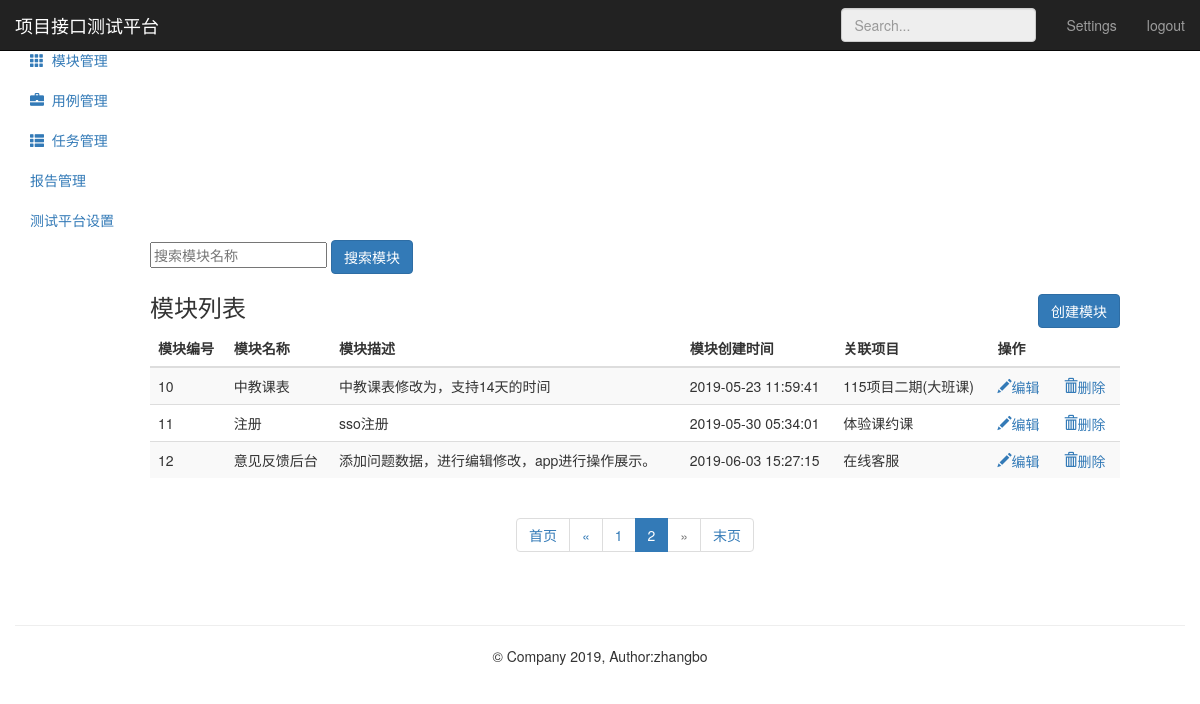
The app's page /module/?page=2 (signed in), older data.
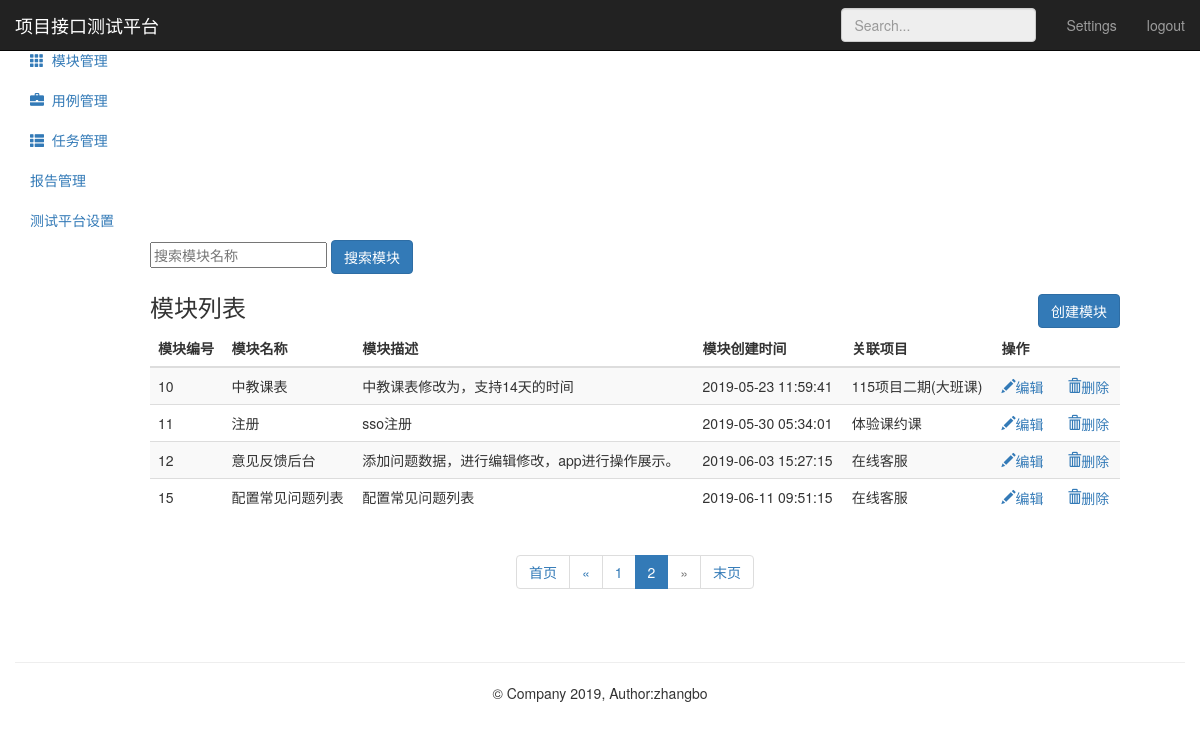
The same page, newer data.
### module_app/models.py (models this page shows, shortened)
class Module(models.Model):
      project = models.ForeignKey(Project,on_delete=models.CASCADE)
      name = models.CharField("名称",max_length=50,null=False)
      describe = models.TextField("描述",default="",max_length=50)
      create_time = models.DateTimeField(auto_now_add=True)

### project_app/models.py (models this page shows)
class Project(models.Model):
      name = models.CharField("名称",max_length=50,null=False)
      describe = models.TextField("描述",default="",max_length=50)
      status = models.BooleanField("状态",default=1)
      update_time = models.DateTimeField(auto_now=True)
      create_time = models.DateTimeField(auto_now_add=True)
      def __str__(self):
            return self.name

### module_app/views.py (the view)
# urls.py: path('' ,views.moduel_manage),
@login_required
def moduel_manage(request):
    module_all = Module.objects.all()
    paginator = Paginator(module_all,5)
    paginator_num_pages = paginator.num_pages
    print ("共分：",str(paginator_num_pages)+"页")
    paginator_num_pages_array_ = paginator.page_range
    print ("数组形式表示：",paginator_num_pages_array_)
    page1 = paginator.page(1)
    print ("第一页：",page1)
    page_num = page1.number
    print ("第一页：",page_num)
    page = request.GET.get('page','')
    print ("urlpage传参：",page)
    try:
        contacts = paginator.page(page)
        print ("contacts---------->1",contacts)
    except PageNotAnInteger:
        contacts = paginator.page(1)
        print ("contacts---------->2",contacts)
    except EmptyPage:
        contacts = paginator.page(paginator.num_pages)
        print ("contacts---------->3",contacts)
    print ("第二页索引：",contacts.number)
    print ("第几页：",contacts)
    return render(request,"module.html",{"modules":contacts,
                                         "type":"list",
                                         "page":page,
                                         "page_num":page_num,
                                         "paginator_num_pages":paginator_num_pages,
                                         "paginator_num_pages_array_":paginator_num_pages_array_})

### templates/module.html (shortened to what the changed rows need)
{% extends "base.html" %}
{% block base %}
    <div class="container-fluid">
        <div class="row">
            <div style="margin-left: 135px;" class="col-sm-9 col-sm-offset-3 col-md-10 col-md-offset-2 main">
                {% if type == "list" %}
                <div class="table-responsive">
                    <table class="table table-striped">
                        <thead>
                            <tr>
                                <th>模块编号</th>
                                <th>模块名称</th>
                                <th>模块描述</th>
                                <th>模块创建时间</th>
                                <th>关联项目</th>
                                <th>操作</th>
                            </tr>
                        </thead>
                        <tbody>
                            {% for module in modules %}
                            <tr>
                                  <td>{{ module.id}}</td>
                                  <td>{{ module.name}}</td>
                                  <td>{{ module.describe}}</td>
                                  <td>{{ module.create_time | date:"Y-m-d H:i:s" }}</td>
                                  <td>{{ module.project}}</td>
                                  <td>
                                      <a href="/module/edit_module/{{ module.id }}/">
                                          <i class="glyphicon glyphicon-pencil">编辑</i>
                                      </a>
                                      <a href="/module/delete_module/{{ module.id }}/" style="margin-left:20px;"
                                              onclick="return module_del()">
                                          <i class="glyphicon glyphicon-trash">删除</i>
                                      </a>
                                  </td>
                            </tr>
                            {% endfor %}
                        </tbody>
                    </table>
                </div>
                {% endif %}
                {% if type == "list" %}
                    <div style="text-align: center;">
                       <nav aria-label="Page navigation">
                          <ul class="pagination">
                              {% if modules %}
                                  {% for p1 in paginator_num_pages_array_ %}
                                      {% if modules.has_previous %}
                                          {% if search_name %}
                                              {% if p1 == modules.number %}
                                                  <li class="active">
                                                      <a href="?search_name={{ search_name }}&page={{ p1 }}">
                                                          {{ p1 }}
                                                      </a>
                                                  </li>
                                              {% else %}
                                                  <li>
                                                      <a href="?search_name={{ search_name }}&page={{ p1 }}">
                                                          {{ p1 }}
                                                      </a>
                                                  </li>
                                              {% endif %}
                                          {% else %}
                                              {% if p1 == modules.number %}
                                                  <li class="active">
                                                      <a href="?page={{ p1 }}">
                                                          {{ p1 }}
                                                      </a>
                                                  </li>
                                              {% else %}
                                                  <li>
                                                      <a href="?page={{ p1 }}">
                                                          {{ p1 }}
                                                      </a>
                                                  </li>
                                              {% endif %}
                                          {% endif %}
                                      {% endif %}
                                  {% endfor %}
                              {% endif %}
                          </ul>
                       </nav>
                    </div>
                {% endif %}
            </div>
      </div>
    </div>
{% endblock %}

Row changes from the older to the newer data that the page shows:
added Module: id "15", name "配置常见问题列表", describe "配置常见问题列表", create_time "2019-06-11 09:51:15", project "在线客服"
